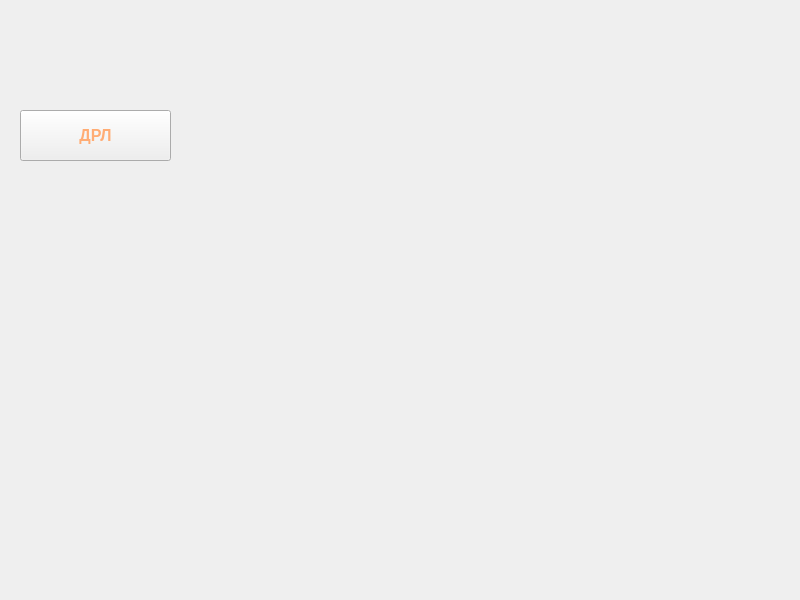
<?xml version="1.0" encoding="UTF-8"?>
<ui version="4.0">
 <class>Menu</class>
 <widget class="QMainWindow" name="Menu">
  <property name="geometry">
   <rect>
    <x>0</x>
    <y>0</y>
    <width>800</width>
    <height>600</height>
   </rect>
  </property>
  <property name="minimumSize">
   <size>
    <width>800</width>
    <height>600</height>
   </size>
  </property>
  <property name="windowTitle">
   <string>РСП-6М2</string>
  </property>
  <property name="documentMode">
   <bool>false</bool>
  </property>
  <widget class="QWidget" name="centralWidget">
   <widget class="QLabel" name="Background">
    <property name="geometry">
     <rect>
      <x>0</x>
      <y>0</y>
      <width>800</width>
      <height>600</height>
     </rect>
    </property>
    <property name="sizePolicy">
     <sizepolicy hsizetype="Preferred" vsizetype="Preferred">
      <horstretch>2</horstretch>
      <verstretch>0</verstretch>
     </sizepolicy>
    </property>
    <property name="text">
     <string/>
    </property>
    <property name="pixmap">
     <pixmap resource="common.qrc">:/images/IMG_0997.JPG</pixmap>
    </property>
    <property name="scaledContents">
     <bool>true</bool>
    </property>
    <property name="alignment">
     <set>Qt::AlignCenter</set>
    </property>
   </widget>
   <widget class="QPushButton" name="OpenDRLInterface">
    <property name="geometry">
     <rect>
      <x>20</x>
      <y>110</y>
      <width>151</width>
      <height>51</height>
     </rect>
    </property>
    <property name="font">
     <font>
      <pointsize>12</pointsize>
      <weight>75</weight>
      <bold>true</bold>
     </font>
    </property>
    <property name="cursor">
     <cursorShape>PointingHandCursor</cursorShape>
    </property>
    <property name="styleSheet">
     <string notr="true">background-image: url(:/images/texture_pixel_dresscode.jpg);
color: rgb(255, 172, 116);</string>
    </property>
    <property name="text">
     <string>ДРЛ</string>
    </property>
    <property name="flat">
     <bool>false</bool>
    </property>
   </widget>
  </widget>
 </widget>
 <layoutdefault spacing="6" margin="11"/>
 <resources>
  <include location="common.qrc"/>
 </resources>
 <connections/>
</ui>
